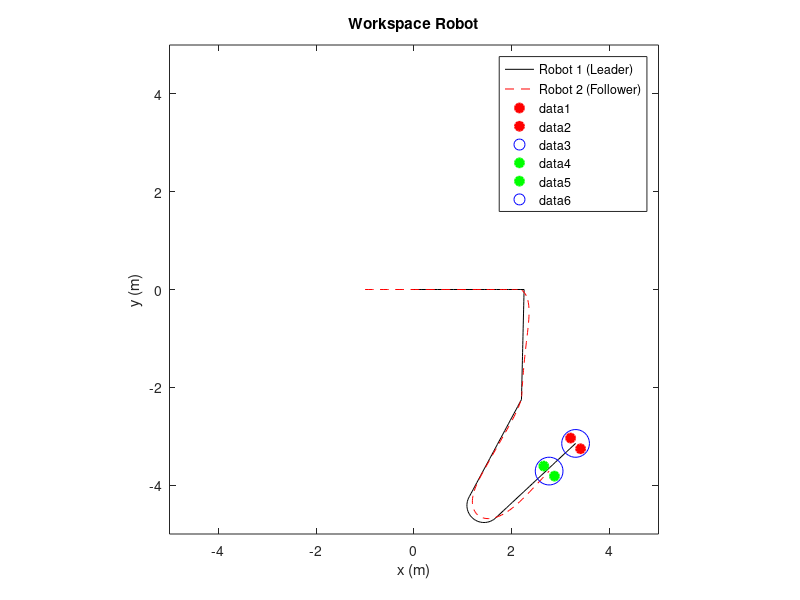

MATLAB code to generate this figure:
clc; close all; clear;

% Parameter Robot
r = 0.075;    % Jari-jari roda (dalam meter)
L = 0.3;      % Jarak antar roda (dalam meter)
tf = 20;      % Waktu akhir simulasi (dalam detik)

% Kondisi Awal
theta0_1 = 0;    % Orientasi awal robot 1
x0_1 = 0;        % Posisi awal robot 1 pada sumbu x
y0_1 = 0;        % Posisi awal robot 1 pada sumbu y

theta0_2 = 0;    % Orientasi awal robot 2
x0_2 = -1;       % Posisi awal robot 2 pada sumbu x
y0_2 = 0;        % Posisi awal robot 2 pada sumbu y

% Vektor Waktu dan Time Increment
t = linspace(0, tf, 200); % Vektor waktu dari 0 hingga tf dengan 200 titik
dt = t(2) - t(1);         % Increment waktu

% Inisialisasi Variabel Pose untuk Robot 1 dan Robot 2
x_1 = zeros(1, length(t));
y_1 = zeros(1, length(t));
theta_1 = zeros(1, length(t));
x_2 = zeros(1, length(t));
y_2 = zeros(1, length(t));
theta_2 = zeros(1, length(t));

x_1(1) = x0_1;
y_1(1) = y0_1;
theta_1(1) = theta0_1;

x_2(1) = x0_2;
y_2(1) = y0_2;
theta_2(1) = theta0_2;

% Pengaturan Kecepatan untuk Robot 1 (kecepatan tetap)
%vA_1 = 0.5 * ones(1, length(t)); % Kecepatan roda kiri konstan
%vB_1 = 0.5 * ones(1, length(t)); % Kecepatan roda kanan konstan

% Pembagian Segmen Waktu
num_segments = 7;
segment_length = floor(length(t) / num_segments);

% Inisialisasi Kecepatan untuk Robot 1 dan Robot 2
vA_1 = zeros(1, length(t));
vB_1 = zeros(1, length(t));
vA_2 = zeros(1, length(t));
vB_2 = zeros(1, length(t));

% Pengaturan Kecepatan untuk Setiap Segmen
for j = 1:num_segments
    % Tentukan indeks awal dan akhir untuk segmen ini
    start_idx = (j - 1) * segment_length + 1;
    end_idx = min(j * segment_length, length(t));
    
    % Tentukan pola gerakan untuk setiap segmen
    switch j
        case 1 
            vA_1(start_idx:end_idx) = 0.8;
            vB_1(start_idx:end_idx) = 0.8;
        case 2
            vA_1(start_idx:end_idx) = -0.085;
            vB_1(start_idx:end_idx) = 0.085;
        case 3
            vA_1(start_idx:end_idx) = 0.8;
            vB_1(start_idx:end_idx) = 0.8;
        case 4
            vA_1(start_idx:end_idx) = -0.025;
            vB_1(start_idx:end_idx) = 0.025;
        case 5
            vA_1(start_idx:end_idx) = 0.8;
            vB_1(start_idx:end_idx) = 0.8;
        case 6
            vA_1(start_idx:end_idx) = 0.5;
            vB_1(start_idx:end_idx) = 0.2;
        case 7
            vA_1(start_idx:end_idx) = 0.8;
            vB_1(start_idx:end_idx) = 0.8;
    end
end

% Loop Update Pose untuk Robot 1
for ii = 2:length(t)
    % Update posisi dan orientasi untuk robot 1
    x_1(ii) = x_1(ii-1) + cos(theta_1(ii-1)) * (vA_1(ii-1) + vB_1(ii-1))/2 * dt;
    y_1(ii) = y_1(ii-1) + sin(theta_1(ii-1)) * (vA_1(ii-1) + vB_1(ii-1))/2 * dt;
    theta_1(ii) = theta_1(ii-1) + ((vA_1(ii-1) - vB_1(ii-1)) / L) * dt;
end

% Kontrol untuk Robot 2 agar mengikuti jalur Robot 1
kp = 0.75678; % Gain untuk kontrol posisi
ktheta = 1.9; % Gain untuk kontrol orientasi

% Loop Update Pose dengan Kinematik untuk Robot 2 agar mengikuti Robot 1
for ii = 2:length(t)
    % Hitung error posisi dan orientasi untuk robot 2 terhadap robot 1
    ex = x_1(ii-1) - x_2(ii-1);
    ey = y_1(ii-1) - y_2(ii-1);
    e_distance = sqrt(ex^2 + ey^2);
    e_theta = atan2(ey, ex) - theta_2(ii-1);
    
    % Pengendalian kecepatan linier dan rotasi untuk robot 2
    v = kp * e_distance; % Kecepatan linier berdasarkan jarak error
    omega = ktheta * e_theta; % Kecepatan rotasi berdasarkan error orientasi
    
    % Hitung kecepatan roda untuk robot 2
    vA_2 = v - (omega * L) / 2;
    vB_2 = v + (omega * L) / 2;
    
    % Update posisi dan orientasi untuk robot 2
    x_2(ii) = x_2(ii-1) + cos(theta_2(ii-1)) * (vA_2 + vB_2) / 2 * dt;
    y_2(ii) = y_2(ii-1) + sin(theta_2(ii-1)) * (vA_2 + vB_2) / 2 * dt;
    theta_2(ii) = theta_2(ii-1) + ((vB_2 - vA_2) / L) * dt;
end

% Plot dan Animasi
figure(1);
plot(x_1, y_1, 'k-', 'DisplayName', 'Robot 1 (Leader)');
hold on;
plot(x_2, y_2, 'r--', 'DisplayName', 'Robot 2 (Follower)');
title('Workspace Robot');
xlabel('x (m)');
ylabel('y (m)');
legend;

% Menyiapkan Grafik Roda dan Pusat Robot
wls = [0 0; -0.5 * L 0.5 * L]; % Posisi relatif roda dalam koordinat lokal

% Robot 1
h1_1 = plot(wls(1,1) + x_1(1), wls(2,1) + y_1(1), 'ro', 'LineWidth', 2, 'MarkerFaceColor', 'r'); % Roda kiri
h2_1 = plot(wls(1,2) + x_1(1), wls(2,2) + y_1(1), 'ro', 'LineWidth', 2, 'MarkerFaceColor', 'r'); % Roda kanan
h3_1 = plot(x_1(1), y_1(1), 'bo', 'MarkerSize', 20); % Pusat robot

% Robot 2
h1_2 = plot(wls(1,1) + x_2(1), wls(2,1) + y_2(1), 'go', 'LineWidth', 2, 'MarkerFaceColor', 'g'); % Roda kiri
h2_2 = plot(wls(1,2) + x_2(1), wls(2,2) + y_2(1), 'go', 'LineWidth', 2, 'MarkerFaceColor', 'g'); % Roda kanan
h3_2 = plot(x_2(1), y_2(1), 'bo', 'MarkerSize', 20); % Pusat robot

axis equal;
axis([-5 5 -5 5]);

% Animasi Pergerakan
for ii = 2:length(t)
    % Rotasi posisi roda sesuai orientasi robot saat ini
    wlsrot_1 = [cos(theta_1(ii)) -sin(theta_1(ii)); sin(theta_1(ii)) cos(theta_1(ii))] * wls;
    wlsrot_2 = [cos(theta_2(ii)) -sin(theta_2(ii)); sin(theta_2(ii)) cos(theta_2(ii))] * wls;
    
    % Update posisi roda dan pusat robot 1 dalam animasi
    set(h1_1, 'XData', wlsrot_1(1,1) + x_1(ii));
    set(h1_1, 'YData', wlsrot_1(2,1) + y_1(ii));
    set(h2_1, 'XData', wlsrot_1(1,2) + x_1(ii));
    set(h2_1, 'YData', wlsrot_1(2,2) + y_1(ii));
    set(h3_1, 'XData', x_1(ii));
    set(h3_1, 'YData', y_1(ii));
    
    % Update posisi roda dan pusat robot 2 dalam animasi
    set(h1_2, 'XData', wlsrot_2(1,1) + x_2(ii));
    set(h1_2, 'YData', wlsrot_2(2,1) + y_2(ii));
    set(h2_2, 'XData', wlsrot_2(1,2) + x_2(ii));
    set(h2_2, 'YData', wlsrot_2(2,2) + y_2(ii));
    set(h3_2, 'XData', x_2(ii));
    set(h3_2, 'YData', y_2(ii));
    
    drawnow;
    pause(0.05);
end
